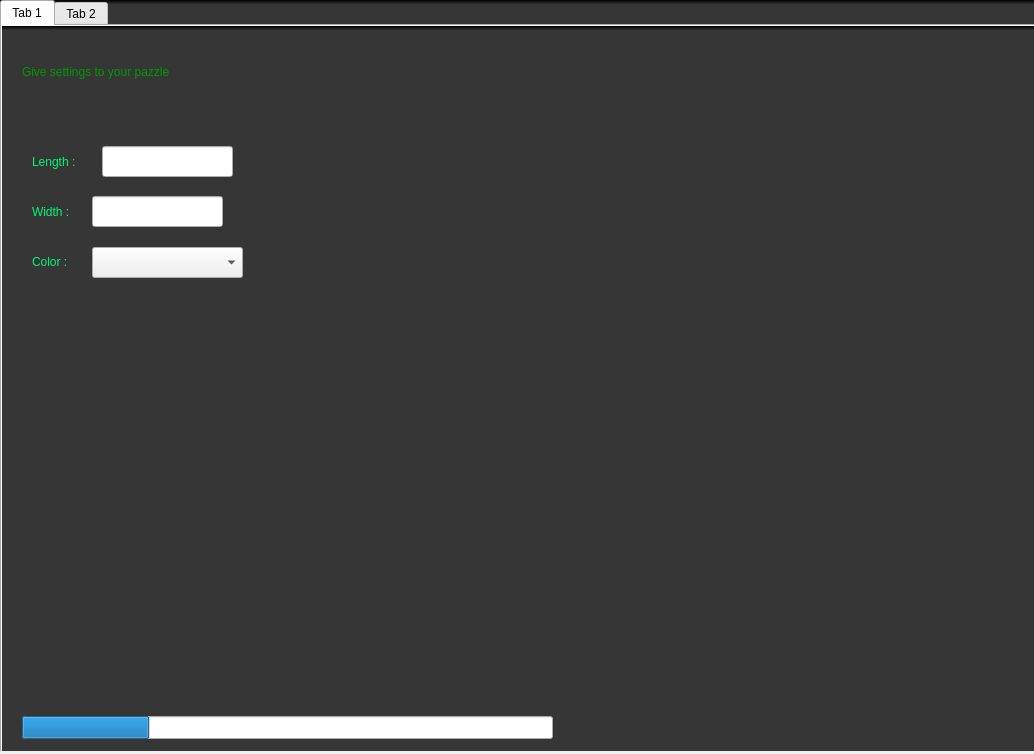
<?xml version="1.0" encoding="UTF-8"?>
<ui version="4.0">
 <class>Dialog</class>
 <widget class="QDialog" name="Dialog">
  <property name="geometry">
   <rect>
    <x>0</x>
    <y>0</y>
    <width>1034</width>
    <height>754</height>
   </rect>
  </property>
  <property name="windowTitle">
   <string>Dialog</string>
  </property>
  <widget class="QWidget" name="view" native="true">
   <property name="geometry">
    <rect>
     <x>0</x>
     <y>0</y>
     <width>1041</width>
     <height>751</height>
    </rect>
   </property>
   <property name="styleSheet">
    <string notr="true">QWidget#view{
background-color:qlineargradient(spread:pad, x1:0, y1:0, x2:0, y2:0.00568182, stop:0 rgba(0, 0, 0, 255), stop:1 rgba(54, 54, 54, 255))}</string>
   </property>
   <widget class="QTabWidget" name="tabWidget">
    <property name="geometry">
     <rect>
      <x>0</x>
      <y>0</y>
      <width>1041</width>
      <height>761</height>
     </rect>
    </property>
    <property name="styleSheet">
     <string notr="true">settext:'ПРив'</string>
    </property>
    <property name="currentIndex">
     <number>0</number>
    </property>
    <widget class="QWidget" name="tab">
     <attribute name="title">
      <string>Tab 1</string>
     </attribute>
     <widget class="QWidget" name="view_2" native="true">
      <property name="geometry">
       <rect>
        <x>0</x>
        <y>0</y>
        <width>1041</width>
        <height>751</height>
       </rect>
      </property>
      <property name="styleSheet">
       <string notr="true">QWidget#view_2{
background-color:qlineargradient(spread:pad, x1:0, y1:0, x2:0, y2:0.00568182, stop:0 rgba(0, 0, 0, 255), stop:1 rgba(54, 54, 54, 255))}</string>
      </property>
      <widget class="QProgressBar" name="progressBar">
       <property name="geometry">
        <rect>
         <x>20</x>
         <y>690</y>
         <width>531</width>
         <height>23</height>
        </rect>
       </property>
       <property name="styleSheet">
        <string notr="true">color: rgb(255, 255, 255);</string>
       </property>
       <property name="value">
        <number>24</number>
       </property>
      </widget>
      <widget class="QLineEdit" name="lineEdit">
       <property name="geometry">
        <rect>
         <x>100</x>
         <y>120</y>
         <width>131</width>
         <height>31</height>
        </rect>
       </property>
      </widget>
      <widget class="QLabel" name="label">
       <property name="geometry">
        <rect>
         <x>20</x>
         <y>10</y>
         <width>411</width>
         <height>71</height>
        </rect>
       </property>
       <property name="styleSheet">
        <string notr="true">color: rgb(0, 152, 0);
font: 75 20pt &quot;MS Shell Dlg 2&quot;;</string>
       </property>
       <property name="text">
        <string>Give settings to your pazzle</string>
       </property>
      </widget>
      <widget class="QLabel" name="label_2">
       <property name="geometry">
        <rect>
         <x>30</x>
         <y>100</y>
         <width>91</width>
         <height>71</height>
        </rect>
       </property>
       <property name="styleSheet">
        <string notr="true">color: rgb(0, 247, 119);
font: 10pt &quot;MS Shell Dlg 2&quot;;
</string>
       </property>
       <property name="text">
        <string>Length :</string>
       </property>
      </widget>
      <widget class="QLabel" name="label_3">
       <property name="geometry">
        <rect>
         <x>30</x>
         <y>150</y>
         <width>91</width>
         <height>71</height>
        </rect>
       </property>
       <property name="styleSheet">
        <string notr="true">color: rgb(0, 247, 119);
font: 10pt &quot;MS Shell Dlg 2&quot;;
</string>
       </property>
       <property name="text">
        <string>Width :</string>
       </property>
      </widget>
      <widget class="QLineEdit" name="lineEdit_2">
       <property name="geometry">
        <rect>
         <x>90</x>
         <y>170</y>
         <width>131</width>
         <height>31</height>
        </rect>
       </property>
      </widget>
      <widget class="QLabel" name="label_4">
       <property name="geometry">
        <rect>
         <x>30</x>
         <y>200</y>
         <width>91</width>
         <height>71</height>
        </rect>
       </property>
       <property name="styleSheet">
        <string notr="true">color: rgb(0, 247, 119);
font: 10pt &quot;MS Shell Dlg 2&quot;;
</string>
       </property>
       <property name="text">
        <string>Color :</string>
       </property>
      </widget>
      <widget class="QComboBox" name="comboBox">
       <property name="geometry">
        <rect>
         <x>90</x>
         <y>221</y>
         <width>151</width>
         <height>31</height>
        </rect>
       </property>
      </widget>
     </widget>
    </widget>
    <widget class="QWidget" name="tab_2">
     <attribute name="title">
      <string>Tab 2</string>
     </attribute>
    </widget>
   </widget>
  </widget>
 </widget>
 <resources/>
 <connections/>
</ui>
